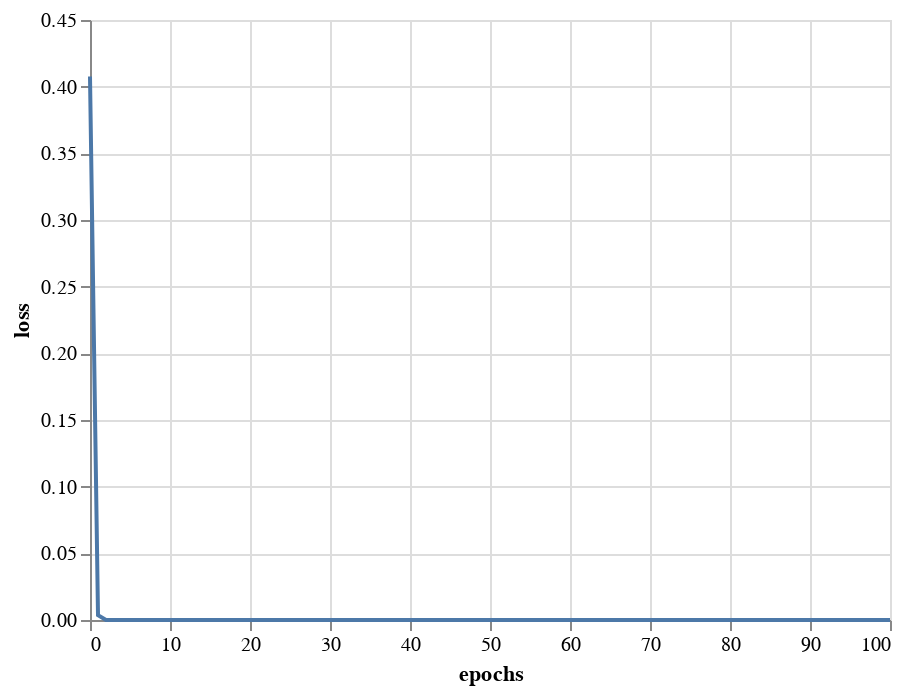

The notebook cell this image was saved under:
### Code cell
alt.Chart(data_2).mark_line().encode(
    x='epochs',
    y='loss'  
)

### Figure 1 — Vega-Lite specification as saved in the notebook (floating-point values rounded to 4 significant figures)
{"config": {"view": {"continuousWidth": 400, "continuousHeight": 300}}, "data": {"name": "data-54131a713a88166c69e043f9af65279e"}, "mark": "line", "encoding": {"x": {"type": "quantitative", "field": "epochs"}, "y": {"type": "quantitative", "field": "loss"}}, "$schema": "https://vega.github.io/schema/vega-lite/v4.8.1.json", "datasets": {"data-54131a713a88166c69e043f9af65279e": [{"loss": 0.4076, "accuracy": 0.75, "epochs": 0}, {"loss": 0.003662, "accuracy": 1.0, "epochs": 1}, {"loss": 1.293e-06, "accuracy": 1.0, "epochs": 2}, {"loss": 0.0, "accuracy": 1.0, "epochs": 3}, {"loss": 0.0, "accuracy": 1.0, "epochs": 4}, {"loss": 0.0, "accuracy": 1.0, "epochs": 5}, {"loss": 0.0, "accuracy": 1.0, "epochs": 6}, {"loss": 0.0, "accuracy": 1.0, "epochs": 7}, {"loss": 1.788e-08, "accuracy": 1.0, "epochs": 8}, {"loss": 2.98e-08, "accuracy": 1.0, "epochs": 9}, {"loss": 3.576e-08, "accuracy": 1.0, "epochs": 10}, {"loss": 2.086e-08, "accuracy": 1.0, "epochs": 11}, {"loss": 3.278e-08, "accuracy": 1.0, "epochs": 12}, {"loss": 2.086e-08, "accuracy": 1.0, "epochs": 13}, {"loss": 2.086e-08, "accuracy": 1.0, "epochs": 14}, {"loss": 1.192e-08, "accuracy": 1.0, "epochs": 15}, {"loss": 1.192e-08, "accuracy": 1.0, "epochs": 16}, {"loss": 1.49e-08, "accuracy": 1.0, "epochs": 17}, {"loss": 8.941e-09, "accuracy": 1.0, "epochs": 18}, {"loss": 5.96e-09, "accuracy": 1.0, "epochs": 19}, {"loss": 2.98e-09, "accuracy": 1.0, "epochs": 20}, {"loss": 1.192e-08, "accuracy": 1.0, "epochs": 21}, {"loss": 8.941e-09, "accuracy": 1.0, "epochs": 22}, {"loss": 2.98e-09, "accuracy": 1.0, "epochs": 23}, {"loss": 5.96e-09, "accuracy": 1.0, "epochs": 24}, {"loss": 0.0, "accuracy": 1.0, "epochs": 25}, {"loss": 2.98e-09, "accuracy": 1.0, "epochs": 26}, {"loss": 0.0, "accuracy": 1.0, "epochs": 27}, {"loss": 0.0, "accuracy": 1.0, "epochs": 28}, {"loss": 0.0, "accuracy": 1.0, "epochs": 29}, {"loss": 0.0, "accuracy": 1.0, "epochs": 30}, {"loss": 0.0, "accuracy": 1.0, "epochs": 31}, {"loss": 0.0, "accuracy": 1.0, "epochs": 32}, {"loss": 0.0, "accuracy": 1.0, "epochs": 33}, {"loss": 0.0, "accuracy": 1.0, "epochs": 34}, {"loss": 0.0, "accuracy": 1.0, "epochs": 35}, {"loss": 0.0, "accuracy": 1.0, "epochs": 36}, {"loss": 0.0, "accuracy": 1.0, "epochs": 37}, {"loss": 0.0, "accuracy": 1.0, "epochs": 38}, {"loss": 0.0, "accuracy": 1.0, "epochs": 39}, {"loss": 0.0, "accuracy": 1.0, "epochs": 40}, {"loss": 0.0, "accuracy": 1.0, "epochs": 41}, {"loss": 0.0, "accuracy": 1.0, "epochs": 42}, {"loss": 0.0, "accuracy": 1.0, "epochs": 43}, {"loss": 0.0, "accuracy": 1.0, "epochs": 44}, {"loss": 0.0, "accuracy": 1.0, "epochs": 45}, {"loss": 0.0, "accuracy": 1.0, "epochs": 46}, {"loss": 0.0, "accuracy": 1.0, "epochs": 47}, {"loss": 0.0, "accuracy": 1.0, "epochs": 48}, {"loss": 0.0, "accuracy": 1.0, "epochs": 49}, {"loss": 0.0, "accuracy": 1.0, "epochs": 50}, {"loss": 0.0, "accuracy": 1.0, "epochs": 51}, {"loss": 0.0, "accuracy": 1.0, "epochs": 52}, {"loss": 0.0, "accuracy": 1.0, "epochs": 53}, {"loss": 0.0, "accuracy": 1.0, "epochs": 54}, {"loss": 0.0, "accuracy": 1.0, "epochs": 55}, {"loss": 0.0, "accuracy": 1.0, "epochs": 56}, {"loss": 0.0, "accuracy": 1.0, "epochs": 57}, {"loss": 0.0, "accuracy": 1.0, "epochs": 58}, {"loss": 0.0, "accuracy": 1.0, "epochs": 59}, {"loss": 0.0, "accuracy": 1.0, "epochs": 60}, {"loss": 0.0, "accuracy": 1.0, "epochs": 61}, {"loss": 0.0, "accuracy": 1.0, "epochs": 62}, {"loss": 0.0, "accuracy": 1.0, "epochs": 63}, {"loss": 0.0, "accuracy": 1.0, "epochs": 64}, {"loss": 0.0, "accuracy": 1.0, "epochs": 65}, {"loss": 0.0, "accuracy": 1.0, "epochs": 66}, {"loss": 0.0, "accuracy": 1.0, "epochs": 67}, {"loss": 0.0, "accuracy": 1.0, "epochs": 68}, {"loss": 0.0, "accuracy": 1.0, "epochs": 69}, {"loss": 0.0, "accuracy": 1.0, "epochs": 70}, {"loss": 0.0, "accuracy": 1.0, "epochs": 71}, {"loss": 0.0, "accuracy": 1.0, "epochs": 72}, {"loss": 0.0, "accuracy": 1.0, "epochs": 73}, {"loss": 0.0, "accuracy": 1.0, "epochs": 74}, {"loss": 0.0, "accuracy": 1.0, "epochs": 75}, {"loss": 0.0, "accuracy": 1.0, "epochs": 76}, {"loss": 0.0, "accuracy": 1.0, "epochs": 77}, {"loss": 0.0, "accuracy": 1.0, "epochs": 78}, {"loss": 0.0, "accuracy": 1.0, "epochs": 79}, {"loss": 0.0, "accuracy": 1.0, "epochs": 80}, {"loss": 0.0, "accuracy": 1.0, "epochs": 81}, {"loss": 0.0, "accuracy": 1.0, "epochs": 82}, {"loss": 0.0, "accuracy": 1.0, "epochs": 83}, {"loss": 0.0, "accuracy": 1.0, "epochs": 84}, {"loss": 0.0, "accuracy": 1.0, "epochs": 85}, {"loss": 0.0, "accuracy": 1.0, "epochs": 86}, {"loss": 0.0, "accuracy": 1.0, "epochs": 87}, {"loss": 0.0, "accuracy": 1.0, "epochs": 88}, {"loss": 0.0, "accuracy": 1.0, "epochs": 89}, {"loss": 0.0, "accuracy": 1.0, "epochs": 90}, {"loss": 0.0, "accuracy": 1.0, "epochs": 91}, {"loss": 0.0, "accuracy": 1.0, "epochs": 92}, {"loss": 0.0, "accuracy": 1.0, "epochs": 93}, {"loss": 0.0, "accuracy": 1.0, "epochs": 94}, {"loss": 0.0, "accuracy": 1.0, "epochs": 95}, {"loss": 0.0, "accuracy": 1.0, "epochs": 96}, {"loss": 0.0, "accuracy": 1.0, "epochs": 97}, {"loss": 0.0, "accuracy": 1.0, "epochs": 98}, {"loss": 0.0, "accuracy": 1.0, "epochs": 99}, {"loss": 0.0, "accuracy": 1.0, "epochs": 100}]}}
